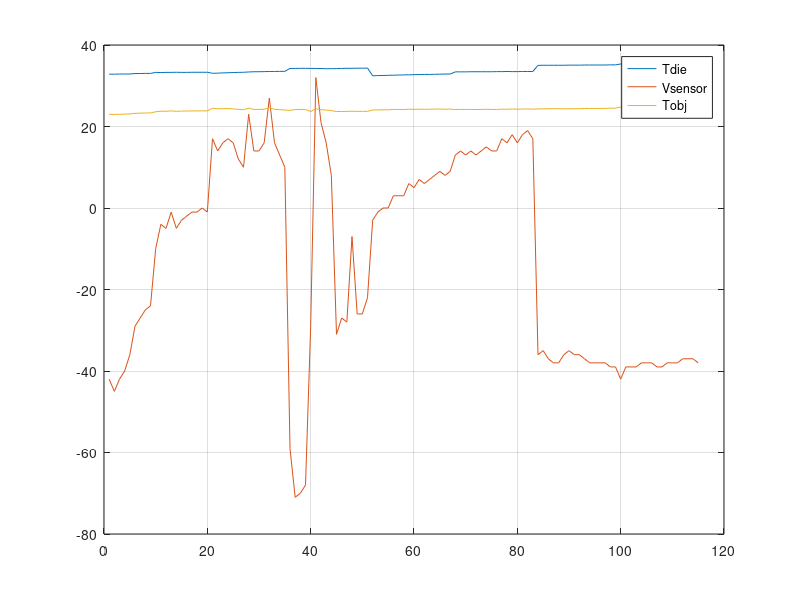

The MATLAB source for this figure:
clear
clc
format long

%% Trail test data 1 (Collected from 16 participants)
Data1 = csvread('TempCal_TrailDataSet.txt',1,0);
Tdie_test1 = Data1(:,1);
Tdie_test1 = Tdie_test1 + 273.15;
Vsensor_test1 = Data1(:,2);
Vsensor_test1 = Vsensor_test1.*(156.25/1000000000);
Tobj_test1 = Data1(:,3);

%% Curve formula 1 (From TMP006 arduino code)

% B0 = -0.0000294;
% B1 = -0.00000057;
% B2 = 0.00000000463;
% C = 13.4;
% Tref = 298.15;         %25 degC  /  298.15 degK
% A1 = 0.00175;
% A2 = -0.00001678;
% S0 = 13.8e-14;        %  was 6.4    changed to 9.4
% 
% Tdie = Tdie_test2;
% Vsensor = Vsensor_test2;
% 
% Tobj = sqrt(sqrt(Tdie.^4 + ((Vsensor - (B0 + B1.*(Tdie-298.15) + B2.*((Tdie-298.15).^2))) + ...
%     C.*((Vsensor-(B0 + B1.*(Tdie-298.15) + B2.*((Tdie-298.15).^2))).^2))./...
%     (S0.*(1 + A1.*(Tdie-298.15) + A2.*(Tdie-298.15).^2)))) - 273.15;



%% Curve formula 2 (From TMP006 calibration guide)

% B0 = -1.178e-05;
% A1 = 1.750e-03;
% A2 = -1.680e-05;
% S0 = 6.05e-14;        %  was 6.4    changed to 9.4
% 
% Tdie = Tdie_test2;
% Vsensor = Vsensor_test2;
% 
% Tobj = sqrt(sqrt(Tdie.^4 + ((Vsensor - B0))./ ...
%     (S0.*(1 + A1.*(Tdie-298.15) + A2.*(Tdie-298.15).^2)))) - 273.15;

%% Curve formula 3 (From own guesswork)

% B0 = -0.0000294;     %-0.0000294
% B1 = 0.00000257;     %-0.00000057
% B2 = 0;              %0.00000000463
% C = 0;               %13.4
% A1 = 0.00175;
% A2 = 0;              %-0.00001678
% S0 = 9.4e-14;        %  was 6.4    changed to 9.4
% 
% Tdie = Tdie_test1;
% Vsensor = Vsensor_test1;
% 
% Tobj = sqrt(sqrt(calTdie.^4 + (calVsensor - (B0 + B1.*(calTdie - 310.15)))./(S0.*(1 + A1.*(calTdie - 310.15))))) - 273.15;


%% Curve formula 4 (1st order Polynomial)

% p00 =      -252.2;
% p10 =      0.9418;
% p01 =   2.447e+05;
% 
% Tdie = Tdie_test2;
% Vsensor = Vsensor_test2;
% 
% Tobj = p00 + p10*Tdie + p01*Vsensor;

%% Curve formula 4 (2nd order Polynomial)

       p00 =   1.547e+04;%  (5070, 2.586e+04)
       p10 =      -100.6;%  (-168.3, -32.78)
       p01 =   3.142e+07;%  (2.16e+07, 4.124e+07)
       p20 =      0.1638;%  (0.05337, 0.2743)
       p11 =   -1.02e+05;%  (-1.34e+05, -6.998e+04)
       p02 =    8.89e+09;%  (4.435e+09, 1.334e+10)
       
Tdie = Tdie_test1;
Vsensor = Vsensor_test1;

Tobj = p00 + p10*Tdie + p01*Vsensor + p20*Tdie.^2 + p11.*Tdie.*Vsensor + p02*Vsensor.^2;

%% Plotting
figure();
plot(1:length(Tobj), Tdie-273.15); hold on;
plot(1:length(Tobj), Vsensor./(156.25/1000000000));
plot(1:length(Tobj), Tobj); grid;
legend('Tdie','Vsensor','Tobj'); hold off

